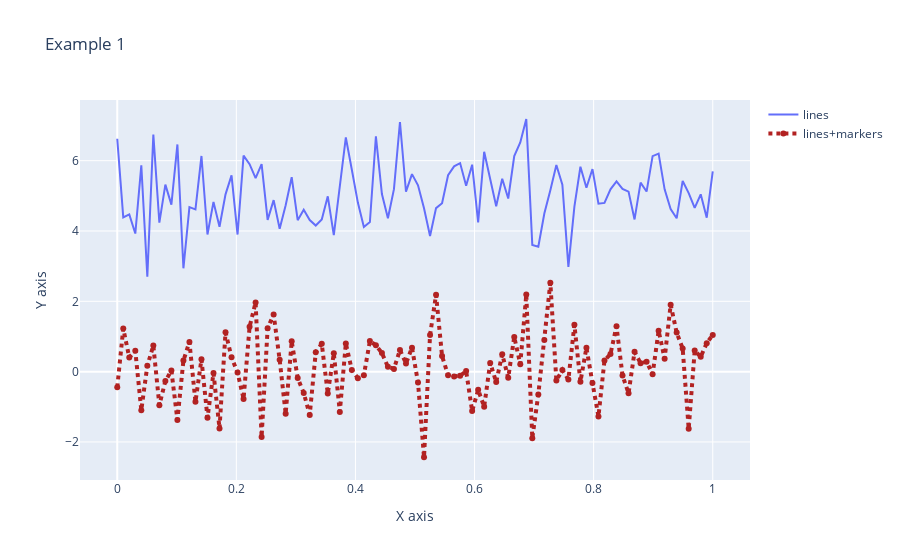

Notebook source saved alongside this figure:
### Code cell
fig = go.Figure()
fig.add_trace(go.Scatter(x=random_x, y=random_y0,
                    mode='lines',
                    name='lines'))
fig.add_trace(go.Scatter(x=random_x, y=random_y1,
                    mode='lines+markers',
                    name='lines+markers',
                    line = dict(color='firebrick', width=4, dash='dot')))
fig.update_layout(title='Example 1',
                   xaxis_title='X axis',
                   yaxis_title='Y axis',
                 )
fig.show()
